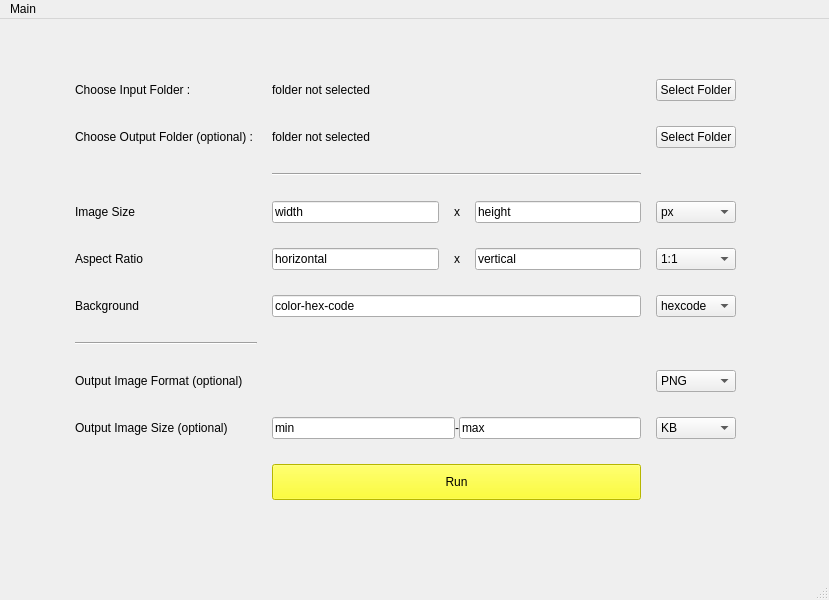
<?xml version="1.0" encoding="UTF-8"?>
<ui version="4.0">
 <class>MainWindow</class>
 <widget class="QMainWindow" name="MainWindow">
  <property name="geometry">
   <rect>
    <x>0</x>
    <y>0</y>
    <width>829</width>
    <height>600</height>
   </rect>
  </property>
  <property name="windowTitle">
   <string>MainWindow</string>
  </property>
  <widget class="QWidget" name="centralwidget">
   <widget class="QWidget" name="gridLayoutWidget">
    <property name="geometry">
     <rect>
      <x>50</x>
      <y>20</y>
      <width>711</width>
      <height>501</height>
     </rect>
    </property>
    <layout class="QGridLayout" name="gridLayout" rowstretch="0,0,0,0,0,0,0,0,0,0" columnstretch="0,0,0,0,0">
     <property name="leftMargin">
      <number>25</number>
     </property>
     <property name="topMargin">
      <number>25</number>
     </property>
     <property name="rightMargin">
      <number>25</number>
     </property>
     <property name="bottomMargin">
      <number>25</number>
     </property>
     <property name="horizontalSpacing">
      <number>15</number>
     </property>
     <property name="verticalSpacing">
      <number>10</number>
     </property>
     <item row="1" column="1">
      <widget class="QLabel" name="label_9">
       <property name="text">
        <string>folder not selected</string>
       </property>
      </widget>
     </item>
     <item row="2" column="1">
      <widget class="Line" name="line">
       <property name="orientation">
        <enum>Qt::Horizontal</enum>
       </property>
      </widget>
     </item>
     <item row="9" column="1">
      <widget class="QPushButton" name="pushButton_3">
       <property name="styleSheet">
        <string notr="true">QPushButton{
padding:10px 12px;
background:yellow
}</string>
       </property>
       <property name="text">
        <string>Run</string>
       </property>
      </widget>
     </item>
     <item row="8" column="0">
      <widget class="QLabel" name="label_8">
       <property name="text">
        <string>Output Image Size (optional)</string>
       </property>
      </widget>
     </item>
     <item row="0" column="0">
      <widget class="QLabel" name="label_3">
       <property name="text">
        <string>Choose Input Folder :</string>
       </property>
      </widget>
     </item>
     <item row="7" column="2">
      <widget class="QComboBox" name="comboBox_3">
       <item>
        <property name="text">
         <string>PNG</string>
        </property>
       </item>
       <item>
        <property name="text">
         <string>WEBP</string>
        </property>
       </item>
       <item>
        <property name="text">
         <string>JPEG</string>
        </property>
       </item>
       <item>
        <property name="text">
         <string>JPG</string>
        </property>
       </item>
      </widget>
     </item>
     <item row="3" column="0">
      <widget class="QLabel" name="label_4">
       <property name="text">
        <string>Image Size</string>
       </property>
      </widget>
     </item>
     <item row="0" column="2">
      <widget class="QPushButton" name="pushButton">
       <property name="text">
        <string>Select Folder</string>
       </property>
      </widget>
     </item>
     <item row="8" column="2">
      <widget class="QComboBox" name="comboBox_4">
       <item>
        <property name="text">
         <string>KB</string>
        </property>
       </item>
       <item>
        <property name="text">
         <string>MB</string>
        </property>
       </item>
      </widget>
     </item>
     <item row="5" column="1">
      <widget class="QLineEdit" name="lineEdit">
       <property name="text">
        <string>color-hex-code</string>
       </property>
      </widget>
     </item>
     <item row="5" column="0">
      <widget class="QLabel" name="label_6">
       <property name="text">
        <string>Background</string>
       </property>
      </widget>
     </item>
     <item row="4" column="1">
      <layout class="QHBoxLayout" name="horizontalLayout_2">
       <property name="spacing">
        <number>15</number>
       </property>
       <item>
        <widget class="QLineEdit" name="lineEdit_4">
         <property name="text">
          <string>horizontal</string>
         </property>
        </widget>
       </item>
       <item>
        <widget class="QLabel" name="label_11">
         <property name="text">
          <string>x</string>
         </property>
        </widget>
       </item>
       <item>
        <widget class="QLineEdit" name="lineEdit_5">
         <property name="text">
          <string>vertical</string>
         </property>
        </widget>
       </item>
      </layout>
     </item>
     <item row="8" column="1">
      <layout class="QHBoxLayout" name="horizontalLayout_3">
       <item>
        <widget class="QLineEdit" name="lineEdit_7">
         <property name="text">
          <string>min</string>
         </property>
        </widget>
       </item>
       <item>
        <widget class="QLabel" name="label_12">
         <property name="text">
          <string>-</string>
         </property>
        </widget>
       </item>
       <item>
        <widget class="QLineEdit" name="lineEdit_6">
         <property name="text">
          <string>max</string>
         </property>
        </widget>
       </item>
      </layout>
     </item>
     <item row="3" column="1">
      <layout class="QHBoxLayout" name="horizontalLayout">
       <property name="spacing">
        <number>15</number>
       </property>
       <item>
        <widget class="QLineEdit" name="lineEdit_3">
         <property name="text">
          <string>width</string>
         </property>
        </widget>
       </item>
       <item>
        <widget class="QLabel" name="label_10">
         <property name="text">
          <string>x</string>
         </property>
        </widget>
       </item>
       <item>
        <widget class="QLineEdit" name="lineEdit_2">
         <property name="text">
          <string>height</string>
         </property>
        </widget>
       </item>
      </layout>
     </item>
     <item row="1" column="2">
      <widget class="QPushButton" name="pushButton_2">
       <property name="text">
        <string>Select Folder</string>
       </property>
      </widget>
     </item>
     <item row="5" column="2">
      <widget class="QComboBox" name="comboBox_5">
       <item>
        <property name="text">
         <string>hexcode</string>
        </property>
       </item>
       <item>
        <property name="text">
         <string>rgb</string>
        </property>
       </item>
       <item>
        <property name="text">
         <string>hsl</string>
        </property>
       </item>
      </widget>
     </item>
     <item row="4" column="2">
      <widget class="QComboBox" name="comboBox_2">
       <item>
        <property name="text">
         <string>1:1</string>
        </property>
       </item>
       <item>
        <property name="text">
         <string>3:4</string>
        </property>
       </item>
       <item>
        <property name="text">
         <string>4:3</string>
        </property>
       </item>
       <item>
        <property name="text">
         <string>16:9</string>
        </property>
       </item>
       <item>
        <property name="text">
         <string>9:16</string>
        </property>
       </item>
      </widget>
     </item>
     <item row="3" column="2">
      <widget class="QComboBox" name="comboBox">
       <item>
        <property name="text">
         <string>px</string>
        </property>
       </item>
       <item>
        <property name="text">
         <string>mm</string>
        </property>
       </item>
       <item>
        <property name="text">
         <string>cm</string>
        </property>
       </item>
       <item>
        <property name="text">
         <string>inch</string>
        </property>
       </item>
      </widget>
     </item>
     <item row="6" column="0">
      <widget class="Line" name="line_2">
       <property name="orientation">
        <enum>Qt::Horizontal</enum>
       </property>
      </widget>
     </item>
     <item row="1" column="0">
      <widget class="QLabel" name="label">
       <property name="text">
        <string>Choose Output Folder (optional) : </string>
       </property>
      </widget>
     </item>
     <item row="0" column="1">
      <widget class="QLabel" name="label_2">
       <property name="text">
        <string>folder not selected</string>
       </property>
      </widget>
     </item>
     <item row="4" column="0">
      <widget class="QLabel" name="label_5">
       <property name="text">
        <string>Aspect Ratio</string>
       </property>
      </widget>
     </item>
     <item row="7" column="0">
      <widget class="QLabel" name="label_7">
       <property name="text">
        <string>Output Image Format (optional)</string>
       </property>
      </widget>
     </item>
    </layout>
   </widget>
  </widget>
  <widget class="QMenuBar" name="menubar">
   <property name="geometry">
    <rect>
     <x>0</x>
     <y>0</y>
     <width>829</width>
     <height>26</height>
    </rect>
   </property>
   <widget class="QMenu" name="menuMain">
    <property name="title">
     <string>Main</string>
    </property>
   </widget>
   <addaction name="menuMain"/>
  </widget>
  <widget class="QStatusBar" name="statusbar"/>
 </widget>
 <resources/>
 <connections/>
</ui>
